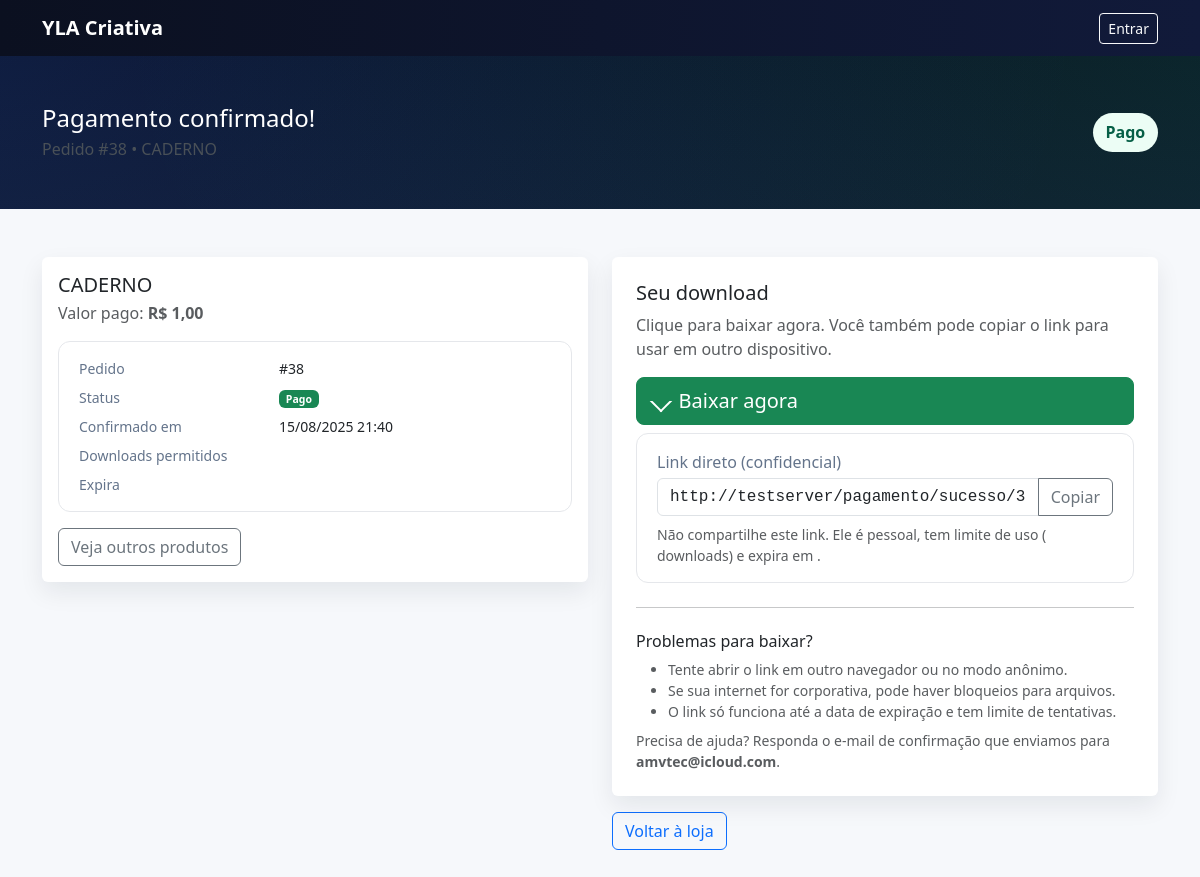
Page /pagamento/sucesso/38/ on the committed database.
### vendas/models.py (models this page shows, shortened)
class Order(models.Model):
    STATUS = [
        ("pending", "Pendente"),
        ("paid", "Pago"),
        ("cancelled", "Cancelado"),
    ]
    PAYMENT_TYPE = [
        ("pix", "Pix"),
        ("card", "Cartão"),
    ]
    product = models.ForeignKey('Product', on_delete=models.PROTECT, related_name="orders")
    customer = models.ForeignKey('Customer', on_delete=models.PROTECT, related_name="orders")
    amount = models.DecimalField("Valor", max_digits=10, decimal_places=2)
    status = models.CharField("Status", max_length=10, choices=STATUS, default="pending", db_index=True)
    payment_type = models.CharField("Forma de pagamento", max_length=10, choices=PAYMENT_TYPE, default="pix", db_index=True)
    created_at = models.DateTimeField(auto_now_add=True)
    expires_at = models.DateTimeField("Expira em", default=default_order_expiry)
    shipping_address = models.ForeignKey(
        Address, on_delete=models.PROTECT, null=True, blank=True, related_name="orders"
    )
    shipping_status = models.CharField(
        "Status de envio",
        max_length=12,
        choices=ShippingStatus.choices,
        default=ShippingStatus.PENDING,
        db_index=True,
    )
    tracking_code = models.CharField("Código de rastreio", max_length=80, blank=True)
    tracking_carrier = models.CharField("Transportadora/Serviço", max_length=40, blank=True)
    shipped_at = models.DateTimeField("Enviado em", null=True, blank=True)
    gateway = models.CharField(max_length=40, default="mercadopago")
    preference_id = models.CharField(max_length=120, blank=True)
    external_ref = models.CharField(max_length=120, blank=True, help_text="Ex: order-<id>")
    payment_id = models.CharField("MP Payment ID", max_length=64, blank=True, null=True, unique=True)
    pix_qr_code = models.TextField("Pix copia-e-cola", blank=True)
    pix_qr_base64 = models.TextField("QR base64", blank=True)
    pix_ticket_url = models.URLField("Ticket URL", blank=True)
    installments = models.PositiveIntegerField("Parcelas", default=1)
    card_brand = models.CharField("Bandeira", max_length=20, blank=True)
    card_last4 = models.CharField("Final", max_length=4, blank=True)
    card_holder = models.CharField("Titular", max_length=120, blank=True)
    class Meta:
        ordering = ["-created_at"]
        indexes = [
            models.Index(fields=["status"]),
            models.Index(fields=["payment_type"]),
            models.Index(fields=["created_at"]),
            models.Index(fields=["product", "status"]),
            models.Index(fields=["customer", "created_at"]),
            models.Index(fields=["shipping_status"]),  # ✅ índice p/ filtrar no admin
        ]

class Product(models.Model):
    title = models.CharField("Título", max_length=160)
    slug = models.SlugField(unique=True, max_length=180, editable=False)
    checkout_token = models.UUIDField(default=uuid.uuid4, editable=False, unique=True)
    description = models.TextField("Descrição", blank=True)
    image = models.ImageField(
        "Imagem",
        upload_to="produtos/imagens/",
        blank=True, null=True,
        **IMAGE_STORAGE_KW,
    )
    video_url = models.URLField("Vídeo (URL)", blank=True)
    digital_file = models.FileField(
        "Arquivo digital",
        upload_to="produtos/arquivos/",
        blank=True, null=True,
        **RAW_STORAGE_KW,
    )
    price = models.DecimalField("Preço (R$)", max_digits=10, decimal_places=2)
    promo_active = models.BooleanField("Promoção ativa?", default=False)
    promo_price = models.DecimalField(
        "Preço promocional (R$)", max_digits=10, decimal_places=2, blank=True, null=True
    )
    product_type = models.CharField(
        "Tipo de produto",
        max_length=10,
        choices=ProductType.choices,
        default=ProductType.DIGITAL,
        db_index=True,
    )
    active = models.BooleanField("Ativo", default=True)
    created_at = models.DateTimeField(auto_now_add=True)
    class Meta:
        ordering = ["-created_at"]
        indexes = [models.Index(fields=["active", "product_type", "created_at"])]

class Customer(models.Model):
    full_name = models.CharField("Nome completo", max_length=160)
    cpf = models.CharField("CPF", max_length=14, unique=True)  # 000.000.000-00
    email = models.EmailField("E-mail")
    phone = models.CharField("Telefone/WhatsApp", max_length=30, blank=True)  # E.164 (+55...)
    created_at = models.DateTimeField(auto_now_add=True)
    class Meta:
        ordering = ["-created_at"]

### vendas/views.py (the view)
# urls.py: path("pagamento/sucesso/<int:order_id>/", views.payment_success, name="payment_success"),
def payment_success(request, order_id):
    order = get_object_or_404(Order.objects.select_related("product", "shipping_address"), pk=order_id)
    if order.status != "paid":
        raise Http404("Pagamento ainda não confirmado.")
    link = None
    if order.product.product_type == ProductType.DIGITAL:
        if not hasattr(order, "download_link"):
            DownloadLink.create_for_order(order)
        link = order.download_link
    return render(request, "vendas/success.html", {"order": order, "link": link, "is_digital": order.product.product_type == ProductType.DIGITAL})

### vendas/context_processors.py (called while the page is built)
def company(request):
    c = Company.objects.filter(active=True).order_by("-created_at").first()
    return {"company": c}

### vendas/templates/vendas/success.html (shortened to what this page needs)
<!doctype html>
<html lang="pt-br">
<head>
  <link href="https://cdn.jsdelivr.net/npm/bootstrap@5.3.3/dist/css/bootstrap.min.css" rel="stylesheet" />
</head>
<body>
<nav class="navbar nav-lite navbar-dark">
  <div class="container d-flex align-items-center gap-3">
    <a class="navbar-brand fw-bold" href="{% url 'catalog' %}">YLA Criativa</a>
    <div class="ms-auto d-none d-md-flex align-items-center gap-3">
      {% if user.is_authenticated %}
        <span class="text-light small">Olá, {{ user.username }}</span>
        <a class="btn btn-outline-light btn-sm" href="{% url 'logout' %}">Sair</a>
      {% else %}
        <a class="btn btn-outline-light btn-sm" href="{% url 'login' %}">Entrar</a>
      {% endif %}
    </div>
  </div>
</nav>
<header class="hero py-4 py-md-5">
  <div class="container d-flex flex-column flex-md-row align-items-md-center justify-content-between gap-3">
    <div>
      <h1 class="h4 mb-1">Pagamento confirmado!</h1>
      <p class="mb-0 text-light-emphasis">Pedido #{{ order.id }} • {{ order.product.title }}</p>
    </div>
    <span class="badge-pill status-paid">Pago</span>
  </div>
</header>
<main class="container py-4 py-md-5">
  <div class="row g-4">
    <div class="col-12 col-lg-6">
      <div class="card card-clean overflow-hidden">
        <div class="card-body">
          <h2 class="h5 mb-1">{{ order.product.title }}</h2>
          <div class="text-muted mb-3">Valor pago: <strong>R$ {{ order.amount }}</strong></div>
          <div class="tile mb-3">
            <div class="row g-2 small">
              <div class="col-5 small-muted">Pedido</div>
              <div class="col-7">#{{ order.id }}</div>
              <div class="col-5 small-muted">Status</div>
              <div class="col-7"><span class="badge bg-success">Pago</span></div>
              <div class="col-5 small-muted">Confirmado em</div>
              <div class="col-7">{{ order.created_at|date:"d/m/Y H:i" }}</div>
              <div class="col-5 small-muted">Downloads permitidos</div>
              <div class="col-7">{{ link.max_downloads }}</div>
              <div class="col-5 small-muted">Expira</div>
              <div class="col-7">{{ link.expires_at|date:"d/m/Y H:i" }}</div>
            </div>
          </div>
          <div class="d-flex flex-wrap gap-2">
            <a class="btn btn-outline-secondary" href="{% url 'catalog' %}">Veja outros produtos</a>
          </div>
        </div>
      </div>
    </div>
    <div class="col-12 col-lg-6">
      <div class="card card-clean p-3 p-md-4">
        <h2 class="h5">Seu download</h2>
        <p class="text-muted mb-3">Clique para baixar agora. Você também pode copiar o link para usar em outro dispositivo.</p>
        <div class="d-grid gap-2">
          <a class="btn btn-success btn-lg btn-icon" href="{% url 'secure_download' link.token %}">
            <span style="display:inline-block;width:1rem;height:1rem;border:.18rem solid #fff;border-top-color:transparent;border-right-color:transparent;transform:rotate(-45deg);margin-right:.1rem"></span>
            Baixar agora
          </a>
          <div class="tile">
            <label class="form-label mb-1 small-muted">Link direto (confidencial)</label>
            <div class="input-group">
              <input id="dl-url" type="text" class="form-control code-mono" readonly
                     value="{{ request.build_absolute_uri|slice:':-1' }}{% url 'secure_download' link.token %}">
              <button id="btn-copy" class="btn btn-outline-secondary" type="button">Copiar</button>
            </div>
            <div class="small text-muted mt-2">
              Não compartilhe este link. Ele é pessoal, tem limite de uso ({{ link.max_downloads }} downloads) e expira em {{ link.expires_at|date:"d/m/Y H:i" }}.
            </div>
          </div>
        </div>
        <hr class="my-4">
        <h3 class="h6">Problemas para baixar?</h3>
        <ul class="small text-muted mb-0">
          <li>Tente abrir o link em outro navegador ou no modo anônimo.</li>
          <li>Se sua internet for corporativa, pode haver bloqueios para arquivos.</li>
          <li>O link só funciona até a data de expiração e tem limite de tentativas.</li>
        </ul>
        <p class="small text-muted mt-2 mb-0">
          Precisa de ajuda? Responda o e-mail de confirmação que enviamos para <strong>{{ order.customer.email }}</strong>.
        </p>
      </div>
      <div class="d-flex flex-wrap gap-2 mt-3">
        <a class="btn btn-outline-primary" href="{% url 'catalog' %}">Voltar à loja</a>
      </div>
    </div>
  </div>
</main>
</body>
</html>

### vendas/templates/vendas/success.html (style rules this page uses)
:root { --bg1:#0b1020; --bg2:#111a3a; --ink:#0f172a; --muted:#64748b; --ring:rgba(37,99,235,.18); }
body { background:#f6f8fb; }
.nav-lite { background:linear-gradient(90deg,var(--bg1),var(--bg2)); }
.card-clean { border:none; box-shadow:0 10px 24px rgba(17,24,39,.08); }
.badge-pill { border-radius:999px; padding:.45rem .8rem; font-weight:600; }
.status-paid { background:#ecfdf5; color:#065f46; }
.code-mono { font-family: ui-monospace, SFMono-Regular, Menlo, Monaco, Consolas,"Liberation Mono","Courier New", monospace; }
.btn-icon { display:inline-flex; align-items:center; gap:.5rem; }
.hero { background: radial-gradient(1200px 600px at -10% -10%, rgba(37,99,235,.18), transparent), radial-gradient(1200px 600px at 110% -10%, rgba(16,185,129,.14), transparent), linear-gradient(180deg,var(--bg1),#0f172a); color:#fff; }
.tile { background:#fff; border:1px solid #e5e7eb; border-radius:12px; padding:1rem 1.25rem; }
.small-muted { color:var(--muted); }

### rows in the picture
Order: id "38", product "CADERNO", amount "1,00", created_at "15/08/2025 21:40", customer.email "amvtec@icloud.com"
